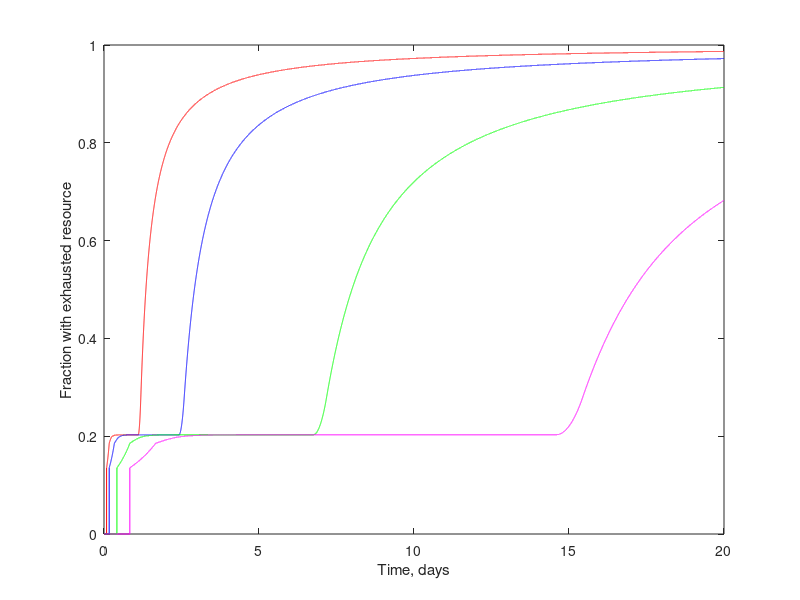
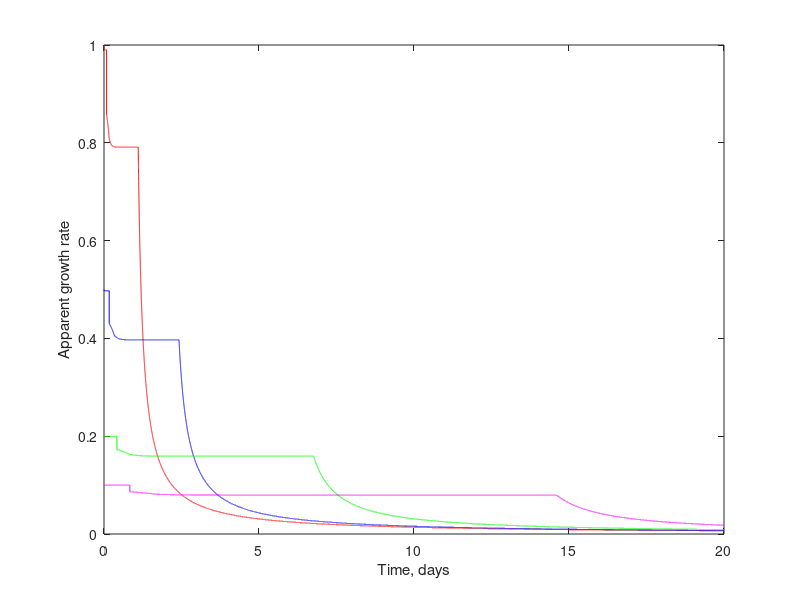

The MATLAB script that drew these images, in order:

t_end = 20*24;
Omega = 2;

res = 100*t_end;
eta = [1, 0.5, 0.2, 0.1];
v = 1;
T = Omega./eta;

V0 = 10^(-7);

f = zeros(res, 4);
mu = zeros(res, 4);

time = linspace(0, t_end, res);
dt = time(2) - time(1);

for j = 1:4
    
    tt = find(time >= T(j), 1, 'first');
    T(j) = time(tt);

    V = zeros(res, 1);
    r = zeros(res, 1);
    V(1) = V0;
    r(1) = (3*V0/(4*pi))^(1/3);
    
    mu(1,j) = eta(j);
    
    for i = 2:res
        
        V(i) = V(i-1)*(1 + eta(j)*(1 - f(i-1,j))*dt);
            
        r(i) = (3*V(i)/(4*pi))^(1/3);
        
        if r(i) > r(i-1) + v*dt
            
            r(i) = r(i-1) + v*dt;
            V(i) = (4/3)*pi*r(i)^3;
        end
        
        if i > tt
            
            f(i,j) = V(i - tt)/V(i);
            
        end
        
        mu(i,j) = (V(i) - V(i-1))/(dt*V(i));
    end
end

figure(3)
plot(time/24, f(:,1), 'r')
hold on
plot(time/24, f(:,2), 'b')
plot(time/24, f(:,3), 'g')
plot(time/24, f(:,4), 'm')
xlabel('Time, days')
ylabel('Fraction with exhausted resource')
axis([0 t_end/24 0 1])

figure(4)
plot(time/24, mu(:,1), 'r')
hold on
plot(time/24, mu(:,2), 'b')
plot(time/24, mu(:,3), 'g')
plot(time/24, mu(:,4), 'm')
xlabel('Time, days')
ylabel('Apparent growth rate')
